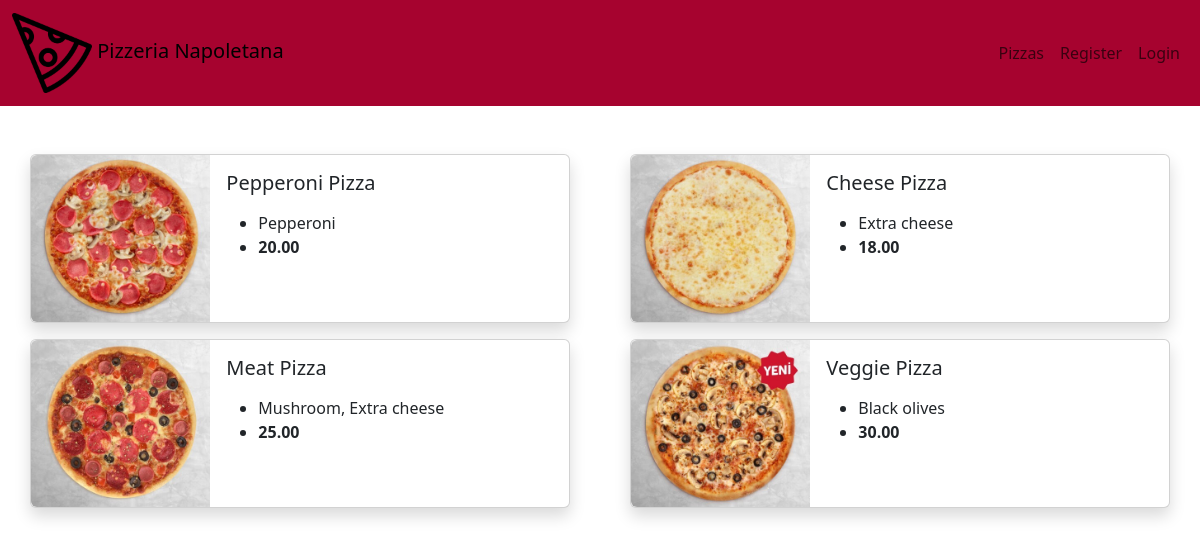
Page /pizzas/ on the committed database.
### pizzas/models.py (models this page shows, shortened)
class Pizza(models.Model):
    name = models.CharField(max_length=50)
    topping = models.ManyToManyField(Topping)
    image = models.ImageField(upload_to= 'pizza_pics', null=True, blank=True)
    price = models.DecimalField(max_digits=10, decimal_places=2)

class Topping(models.Model):
    name = models.CharField(max_length=100)
    def __str__(self):
        return self.name

### pizzas/views.py (the view)
# urls.py: path('', include('pizzas.urls')),
def pizzas(request):
    pizzas = Pizza.objects.all()
    context = {
        'pizzas':pizzas
    }
    return render(request,'pizzas/pizzas.html',context)

### pizzas/templates/pizzas/pizzas.html (shortened to what this page needs)
{% extends 'pizzas/base.html' %}
{% block content %}
    <div class='d-flex justify-content-around flex-wrap mt-5'>
        {% for pizza in pizzas  %}
            <div class="card shadow mb-3" style="max-width: 540px;">
                <div class="row g-0">
                <div class="col-md-4">
                    <img src="{{ pizza.image.url }}" class="img-fluid rounded-start" alt="..." style='height:100%'>
                </div>
                <div class="col-md-8">
                    <div class="card-body">
                    <h5 class="card-title">{{pizza.name}}</h5>
                    <p class="card-text">
                       <ul>
                        <li>{{pizza.topping.all | join:", "}}</li>
                        <li><strong>{{pizza.price}}</strong></li>
                       </ul>
                    </p>
                    </div>
                </div>
                </div>
            </div>
        {% endfor %}
    </div>
{% endblock content %}

### rows in the picture
Pizza: image (picture), name "Pepperoni Pizza", topping.all "Pepperoni", price "20.00"
Pizza: image (picture), name "Cheese Pizza", topping.all "Extra cheese", price "18.00"
Pizza: image (picture), name "Meat Pizza", topping.all "Mushroom, Extra cheese", price "25.00"
Pizza: image (picture), name "Veggie Pizza", topping.all "Black olives", price "30.00"
